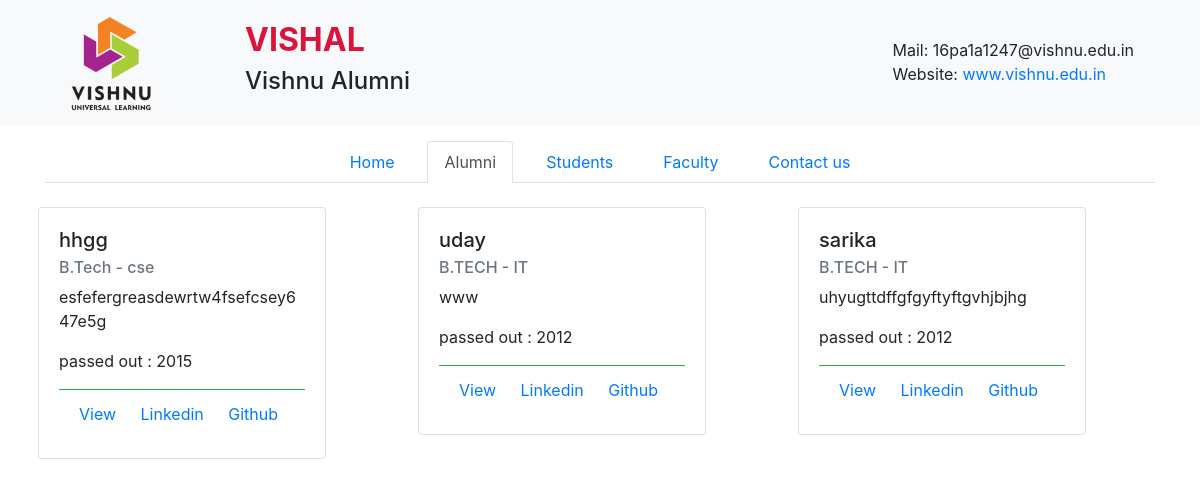
Before: /ListFeed/ with the older database file.
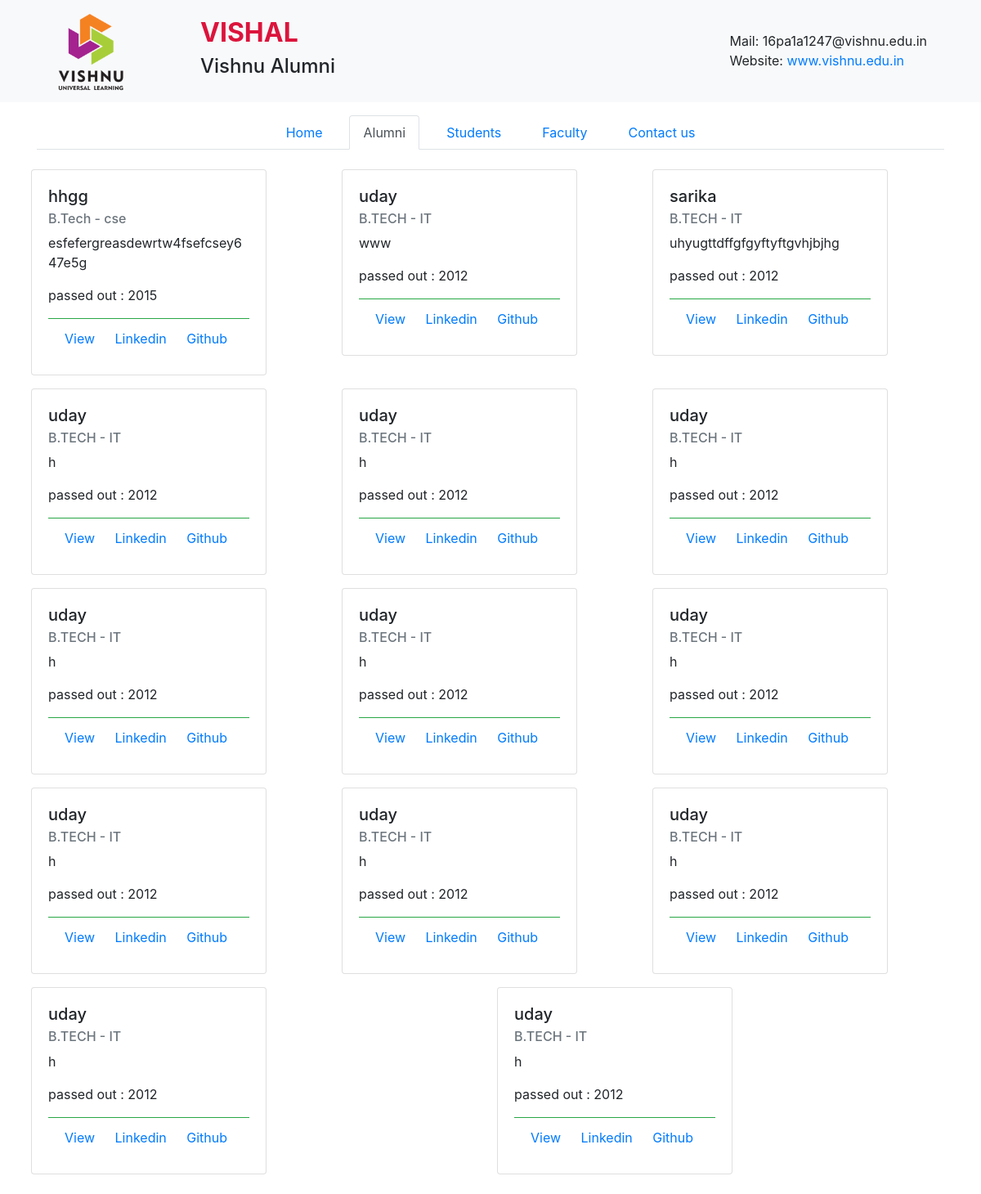
After: the same page with the newer database file.
### portal/models.py (models this page shows, shortened)
class AlumniInfo(models.Model):
    email_regex = RegexValidator(regex=r'^\w+@[a-zA-Z_]+?\.[a-zA-Z]{2,6}')
    phn_regex=RegexValidator(regex=r'^[0-9]{10}')
    regno_regex=RegexValidator(regex=r'^[0-9A-Z-]+')
    linkin_regex=RegexValidator(regex=r'^\w+://+www.linkedin.com+')
    git_regex=RegexValidator(regex=r'\w+://github.com+')
    name = models.CharField(max_length=12)
    reg_no = models.CharField(max_length=11,validators=[regno_regex])
    mail_id = models.CharField(max_length=36,validators=[email_regex])
    degree = models.CharField(max_length=12,choices=degree_choice)
    department = models.CharField(max_length=12,choices=dept_choice)
    company= models.CharField(max_length=12)
    experience = models.CharField(max_length=2,choices=experience_choice)
    location = models.CharField(max_length=12)
    linkedin = models.CharField(max_length=50,validators=[linkin_regex])
    github = models.CharField(max_length=36,validators=[git_regex])
    working_as = models.CharField(max_length=12)
    phn_no = models.CharField(validators=[phn_regex],max_length=10, default=0)
    description = models.TextField(null=True, blank=True)
    passed_out = models.PositiveIntegerField(default=2012)

### portal/views.py (the view)
# urls.py: path('ListFeed/',portalView.ListFeed.as_view(template_name='ListFeed.html'),name='list-feed'),
class ListFeed(ListView):
    model = AlumniInfo
    paginate_by = 15
    def get_context_data(self, **kwargs):
        context = super().get_context_data(**kwargs)
        return context

### portal/templates/ListFeed.html (shortened to what this page needs)
<!DOCTYPE html>
<html lang="en">
<head>
    {% load static %}
    {% load static %}
    <link rel="stylesheet" href="{% static 'portal/css/bootstrap.min.css' %}">
    {% load static %}
    <link rel="stylesheet" href="{% static 'portal/css/listfeed.css' %}">
    {% load static %}
    {% load static %}
    {% load static %}
</head>
<body>
    <nav class="navbar navbar-light bg-light">
        <div class="container">
            <div class="col-2">
                    <a class="navbar-brand" href="#">
                            {% load static %}
                            <img src="{% static 'portal/images/logo_head.png' %}" alt="https://upload.wikimedia.org/wikipedia/en/c/c2/Vishnu_Universal_Learning.png" width="100px">
                        </a>
            </div>
            <div class="col-7">
                <h2><b>VISHAL</b></h2>
                <h4>Vishnu Alumni</h4>
            </div>
            <div class="col-3">
                <h8>Mail: 16pa1a1247@vishnu.edu.in</h8>
                <h8>Website: <a href="www.vishnu.edu.in">www.vishnu.edu.in</a></h8>
            </div>
        </div>
    </nav>
    <div class="container mynav">
        <ul class="nav justify-content-center nav-tabs">
            <li class="nav-item">
                <a class="nav-link" href="{% url 'index' %}">Home</a>
            </li>
            <li class="nav-item">
                <a class="nav-link active" href=" {% url 'list-feed' %}">Alumni</a>
            </li>
            <li class="nav-item">
                <a class="nav-link" href="#">Students</a>
            </li>
            <li class="nav-item">
                <a class="nav-link" href="#">Faculty</a>
            </li>
            <li class="nav-item">
                <a class="nav-link" href="#">Contact us</a>
            </li>
        </ul>
    </div>
    <div class="mybody">
        <div id="names" class="container">
                <div class="row">
                    {% for x in object_list %}
                        <div id=" fornames " class="col">
                            <div class="card" style="width: 18rem;">
                                  <div class="card-body">
                                      <h5 class="card-title">{{ x.name }}</h5>
                                      <h6 class="card-subtitle mb-2 text-muted">{{ x.degree }} - {{ x.department }}</h6>
                                      <p class="card-text">{{ x.description }}</p>
                                      <p class="card-text">passed out : {{x.passed_out }}</p>
                                      <div class="card-footer bg-transparent border-success">
                                          <a href="{% url 'profile' x.id %}" class="card-link">View</a>
                                          <a href="{{ x.github }}" class="card-link">Linkedin</a>
                                          <a href="{{ x.linkedin }}" class="card-link">Github</a>
                                      </div>
                                  </div>
                            </div>
                        </div>
                    {% endfor %}
                </div>
        </div>
    </div>
</body>
</html>

### portal/static/portal/css/listfeed.css (style rules this page uses)
h2 { color: crimson; }
.active { border-bottom: 2px solid rgb(94, 94, 179); }
.mynav { padding-top: 1em; }
.mynav li { padding: 0 0.5em; }
.mybody { padding: 1em 0; }
.col { padding: 0.5em; }

Changed rows visible on the page:
added AlumniInfo: name "uday", degree "B.TECH", department "IT", description "h", passed_out "2012"
added AlumniInfo: name "uday", degree "B.TECH", department "IT", description "h", passed_out "2012"
added AlumniInfo: name "uday", degree "B.TECH", department "IT", description "h", passed_out "2012"
added AlumniInfo: name "uday", degree "B.TECH", department "IT", description "h", passed_out "2012"
added AlumniInfo: name "uday", degree "B.TECH", department "IT", description "h", passed_out "2012"
added AlumniInfo: name "uday", degree "B.TECH", department "IT", description "h", passed_out "2012"
added AlumniInfo: name "uday", degree "B.TECH", department "IT", description "h", passed_out "2012"
added AlumniInfo: name "uday", degree "B.TECH", department "IT", description "h", passed_out "2012"
added AlumniInfo: name "uday", degree "B.TECH", department "IT", description "h", passed_out "2012"
added AlumniInfo: name "uday", degree "B.TECH", department "IT", description "h", passed_out "2012"
added AlumniInfo: name "uday", degree "B.TECH", department "IT", description "h", passed_out "2012"
